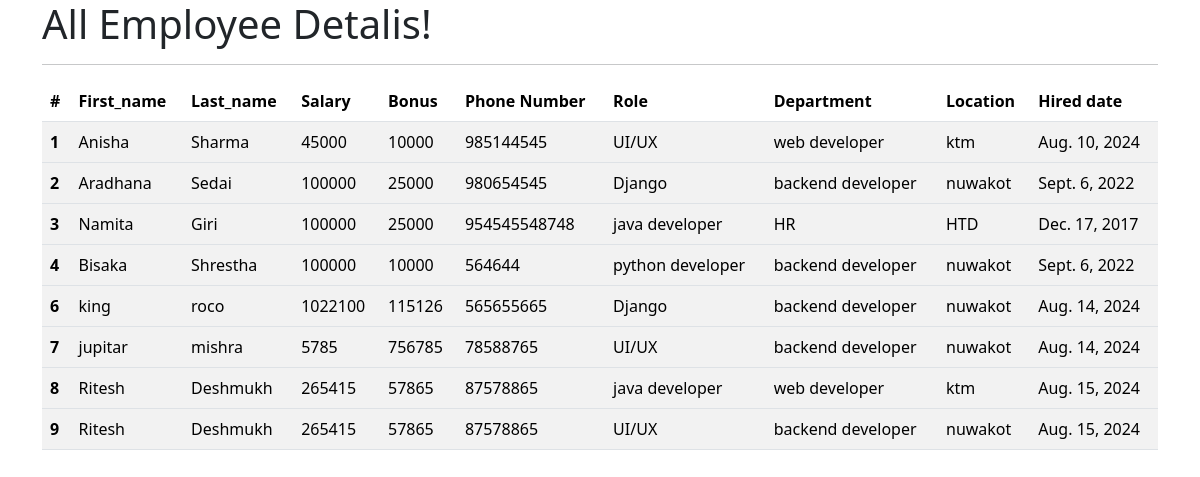
/all_emp/, run on an earlier commit of the app's database.
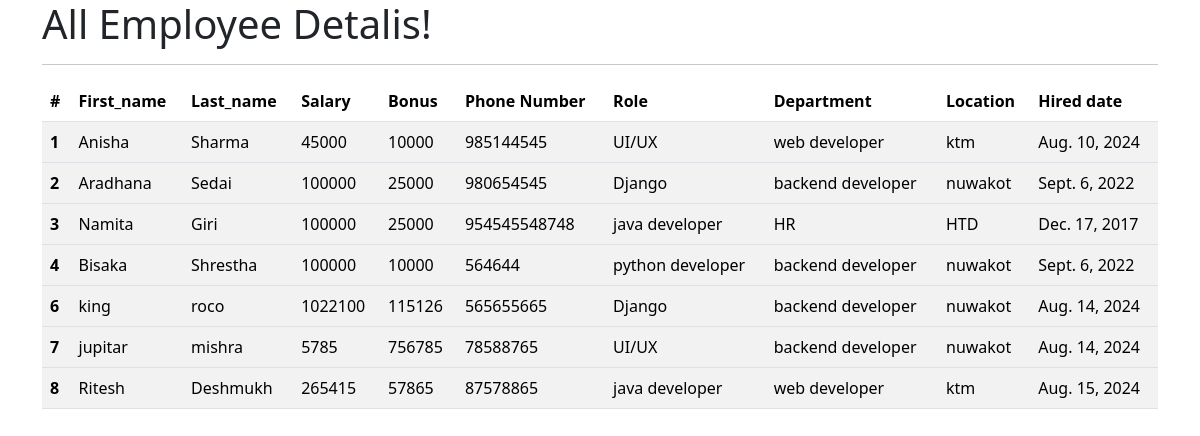
And on a later commit of the database.
### emp_app/models.py (models this page shows, shortened)
class Employee(models.Model):
    first_name = models.CharField(max_length=100, null=False)
    last_name = models.CharField(max_length=50)
    dept = models.ForeignKey(Department, on_delete=models.CASCADE)
    salary = models.IntegerField(default=0)
    bonus = models.IntegerField(default=0)
    role = models.ForeignKey(Role, on_delete=models.CASCADE)
    phone = models.IntegerField(default=0)
    hire_date = models.DateField()
    def __str__(self):
        return "%s %s %s" %(self.first_name,self.last_name,self.phone)

class Role(models.Model):
    name = models.CharField(max_length=100,null=False)

class Department(models.Model):
    name = models.CharField(max_length=100,null=False)
    location = models.CharField(max_length=100)

### emp_app/views.py (the view)
# urls.py: path('all_emp/', views.all_emp, name='all_emp'),
def all_emp(request):
    emps = Employee.objects.all()
    context = {
        'emps': emps
    }
    print(context)
    return render(request, 'view_all_emp.html',context)

### emp_app/templates/view_all_emp.html (shortened to what this page needs)
<!DOCTYPE html>
<html lang="en">
<head>
    <link href="https://cdn.jsdelivr.net/npm/bootstrap@5.3.3/dist/css/bootstrap.min.css" rel="stylesheet">
</head>
<body>
    <div class="container">
        <h1> All Employee Detalis! </h1>
        <hr>
        <table class="table table-striped table-hover">
            <thead>
                <tr>
                    <th scope="col">#</th>
                    <th scope="col">First_name</th>
                    <th scope="col">Last_name</th>
                    <th scope="col">Salary</th>
                    <th scope="col">Bonus</th>
                    <th scope="col">Phone Number</th>
                    <th scope="col">Role</th>
                    <th scope="col">Department</th>
                    <th scope="col">Location</th>
                    <th scope="col">Hired date</th>
                </tr>
            </thead>
                    {% for emp in emps %}
            <tbody>
                <tr>
                    <th scope="row">{{ emp.id }}</th>
                    <td>{{ emp.first_name }}</td>
                    <td>{{ emp.last_name }}</td>
                    <td>{{ emp.salary }}</td>
                    <td>{{ emp.bonus }}</td>
                    <td>{{ emp.phone }}</td>
                    <td>{{ emp.role.name }}</td>
                    <td>{{ emp.dept.name }}</td>
                    <td>{{ emp.dept.location }}</td>
                    <td>{{ emp.hire_date }}</td>
                </tr>
            </tbody>
                    {% endfor %}
        </table>
    </div>
</body>
</html>

What changed in the data, as far as the page shows it:
removed Employee: id "9", first_name "Ritesh", last_name "Deshmukh", salary "265415", bonus "57865", phone "87578865", role.name "UI/UX", dept.name "backend developer", dept.location "nuwakot", hire_date "Aug. 15, 2024"
